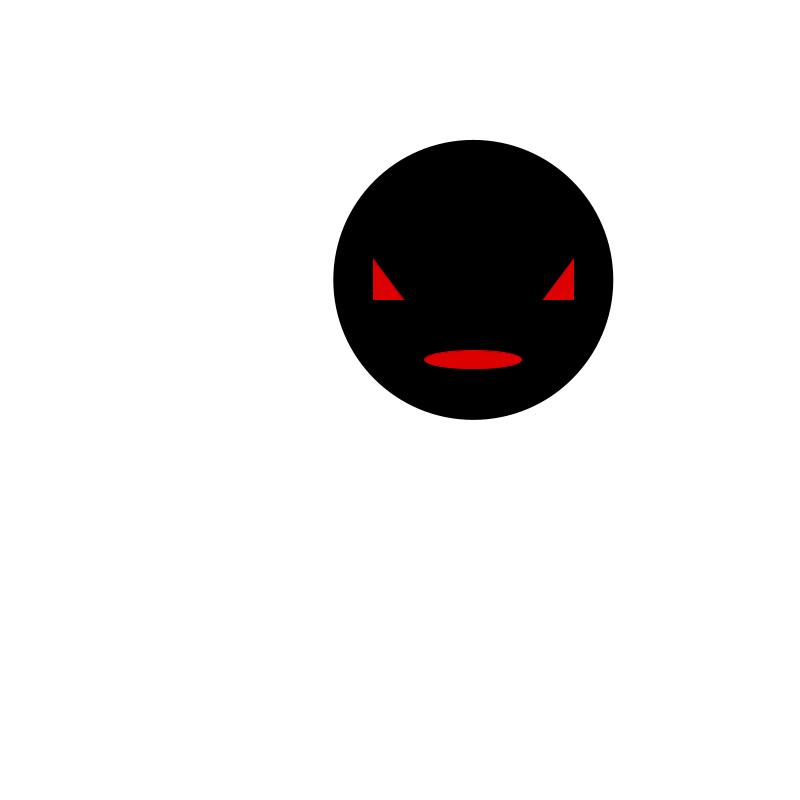
Frame 1 (no input)
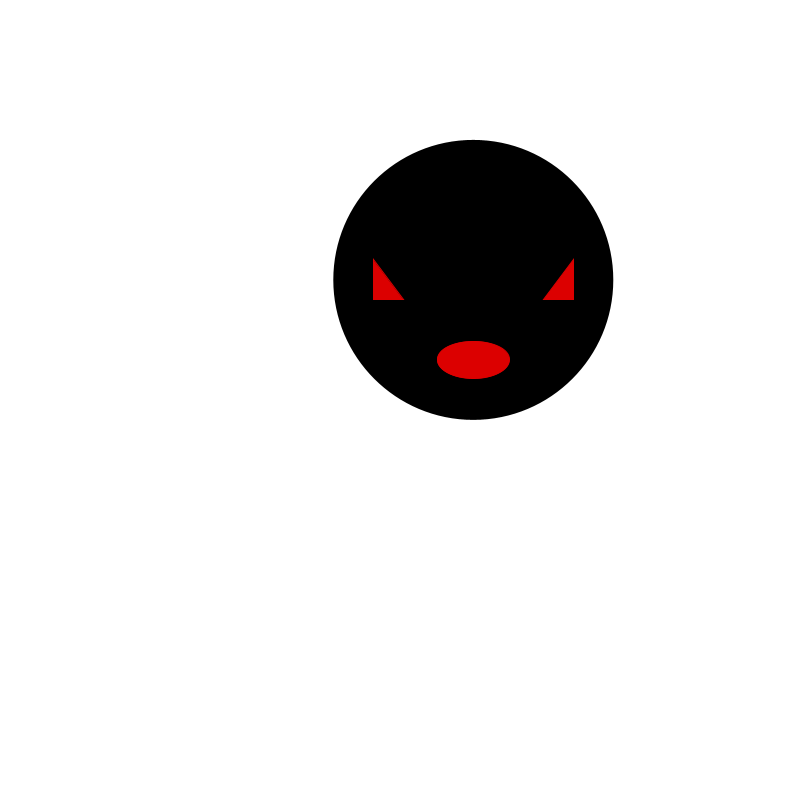
Frame 60 (the mouse pressed at the canvas centre just before this capture)
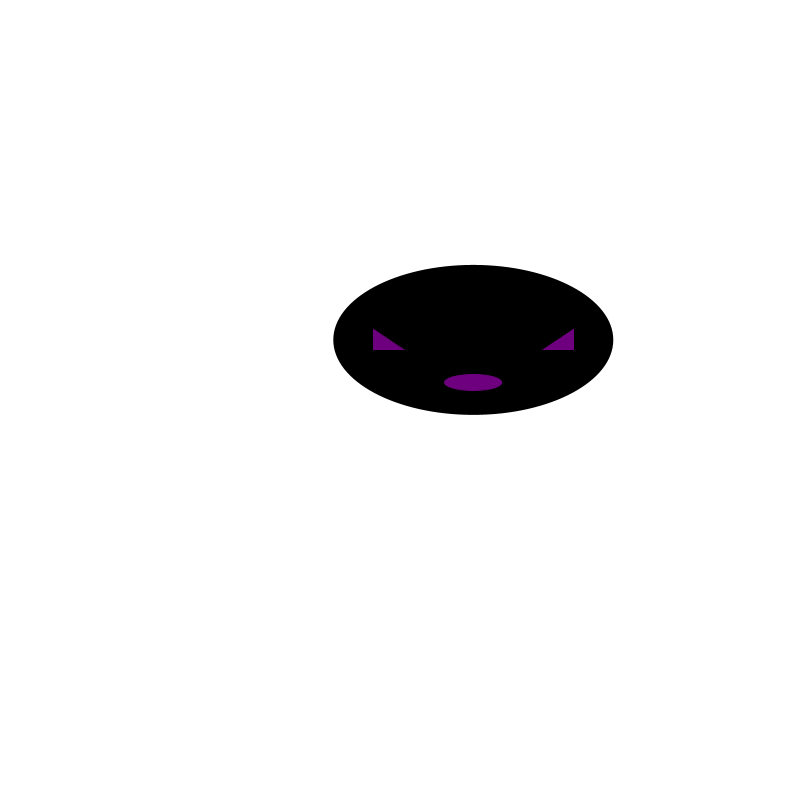
Frame 120 (the mouse held since frame 60 and released just before this capture)

The Processing sketch that drew these frames (run headless with seeded random() and noise(); from frame 60 on, the mouse is pressed at the canvas centre):

// Processing sketch: processing_10629
// ── processing_10629.pde

class Monster {

float xp, yp;
  boolean isOver;
  boolean isPressed;


Monster () {        // Constructor, Funktion die nichts zurückgibt und heißt wie die klasse, 
                    // ersetzt init, wir aufgerufen durch blabla = new Monster ()
  xp = random (width-300);
  yp = random (height-300);
}

void drawMe() {
  translate (xp,yp);
  pushMatrix();
      int m = mouseY;
      float h = 800;
     
      float x1 = map(m,h,0,20,280);   // körper bewegung
      float x2 = map(m,h,0,270,150);
      
      // augen
      float y1 = map(m,h,0,270,170);
      float y2 = map(m,h,0,269,130);
      // mund
      float z1 = map(m,h,0,275,230);
      float z2 = map(m,h,0,2,70);
      
      float z3 = map(m,h,0,30,100);
      // farbe
      float c1 = map(m,h,0,0,220);
      float c2 = map(m,h,0,255,0);
    
    
       
    
      fill (0);     
      ellipse (150,x2,280,x1);
      
      stroke(c1,0,c2);
      fill (c1,0,c2);
      
      triangle(50,y1,50,y2,80,y1);
      triangle(250,y1,250,y2,220,y1);
      ellipse (150,z1,random(30,z3),random(2,z2));
  
  popMatrix();
  
  
}  // Ende drawMe



  void testMouseOver (float mx, float my) {
     isOver = (mx > xp) && (mx < xp+280) && (my > yp) && (my < yp+280);  // gibt wahr oder falsch aus, ob maus über dem objekt (außerhalb der kanten der rechtecks)
  }
  
  void testMousePressed (float mx, float my) {
    testMouseOver ( mx, my);
    isPressed = isOver;
    
  }
  
  
  void moveIfPressed (float xd, float yd) {
    if (isPressed) {
      xp += xd;
      yp += yd;
    }
  }
   void released () {
  isPressed = false;
  }



} //Ende class Monster


Monster mr;


void setup () {
  
 size (800,800);
  mr = new Monster ();

  smooth();
  
  
}

void draw () {
  noStroke();
  background (255);
  mr.drawMe();
}


void mouseMoved ()  // alles darin passiert dann wenn sich die maus bewegt
{
  mr.testMouseOver(mouseX, mouseY);
}

void mousePressed () {
  mr.testMousePressed(mouseX, mouseY);
}

void mouseDragged ()
{
    mr.moveIfPressed( mouseX-pmouseX, mouseY-pmouseY );
}


void mouseReleased () {
  mr.released();
}
